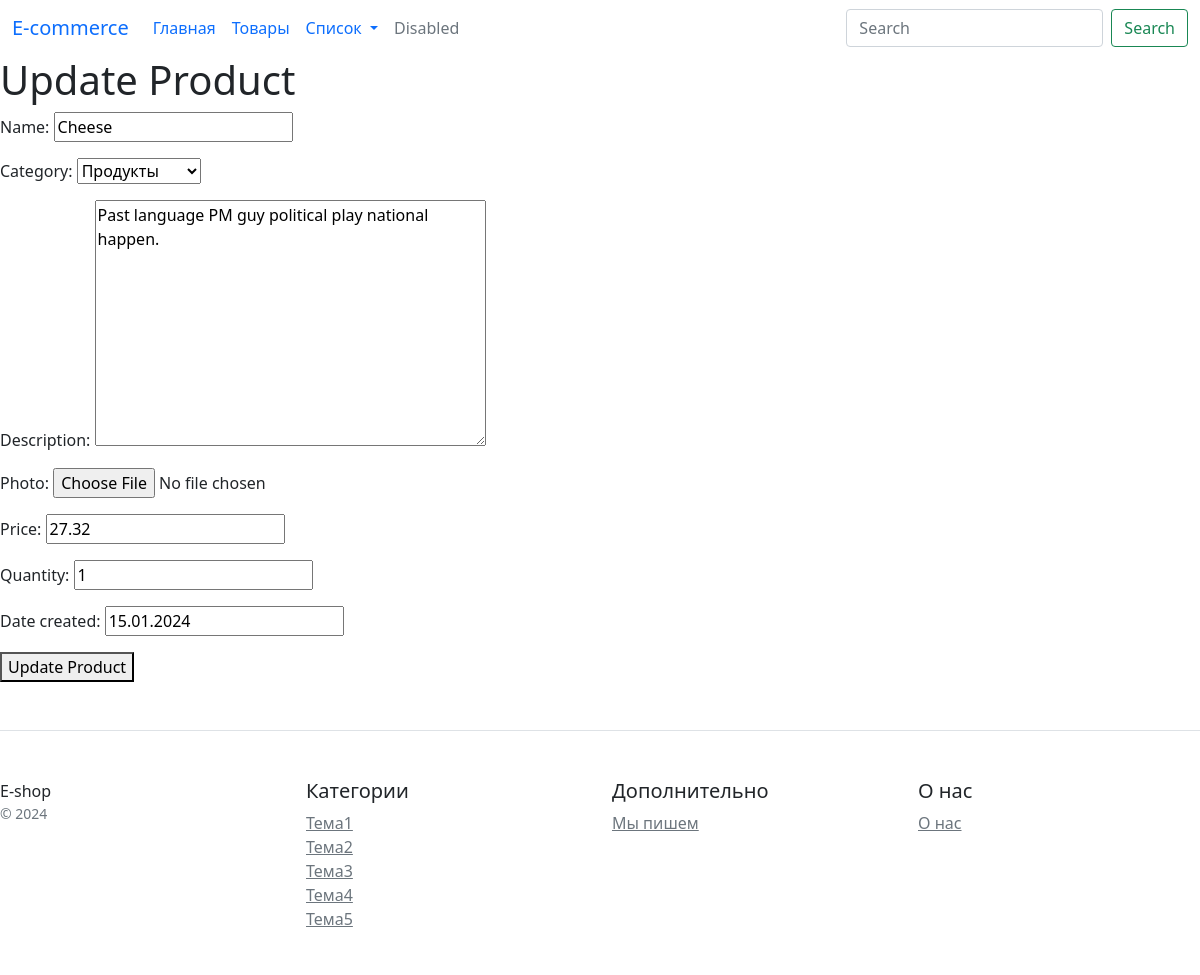
/product/update/2, run on the app's committed database.
### e_shop/models.py (models this page shows, shortened)
class Product(models.Model):
    name = models.CharField(max_length=100)
    category = models.ForeignKey(Category, on_delete=models.CASCADE)
    description = models.TextField()
    photo = models.ImageField(upload_to='product/', blank=True, null=True)
    price = models.DecimalField(max_digits=8, decimal_places=2)
    quantity = models.IntegerField()
    date_created = models.DateField(default=datetime.datetime.today)

class Category(models.Model):
    name = models.CharField(max_length=50, unique=True)
    def __str__(self):
        return self.name

### e_shop/views.py (the view)
# urls.py: path('product/update', add_update_product, name='update_product_page'),
def add_update_product(request, pk=None):
    template_name = "e_shop/add_update_product.html"
    if pk:
        product = get_object_or_404(Product, pk=pk)
        action = 'Update'
    else:
        product = None
        action = 'Add'
    if request.method == 'POST':
        form = ProductForm(request.POST, request.FILES, instance=product)
        if form.is_valid():
            form.save()
            return redirect('view_products')
    else:
        form = ProductForm(instance=product)
    return render(request, template_name, {'form': form, 'action': action})

### e_shop/forms.py
class ProductForm(forms.ModelForm):
    class Meta:
        model = Product
        fields = ['name', 'category', 'description', 'photo', 'price',  'quantity', 'date_created']

### e_shop/templates/e_shop/add_update_product.html (shortened to what this page needs)
{% extends 'base.html' %}
{% block content %}
    <h1>{{ action }} Product</h1>
    <form method="post" enctype="multipart/form-data">
        {{ form.as_p }}
        <button type="submit">{{ action }} Product</button>
    </form>
{% endblock %}

### data on the page
Product: name "Cheese", category "Продукты", description "Past language PM guy political play national happen.", price "27.32", quantity "1", date_created "15.01.2024"

### other printed values
{{ action }} "Update"
